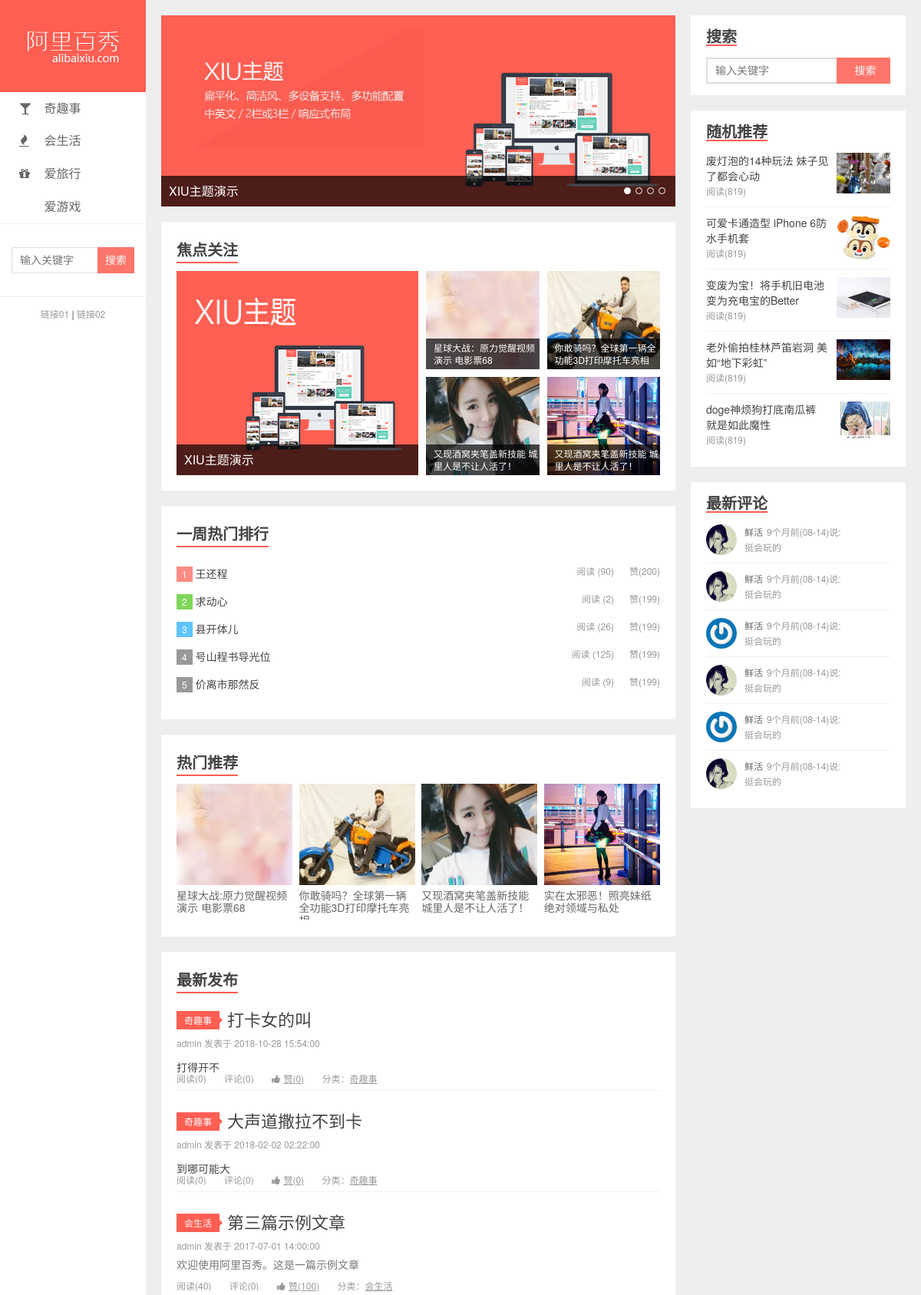
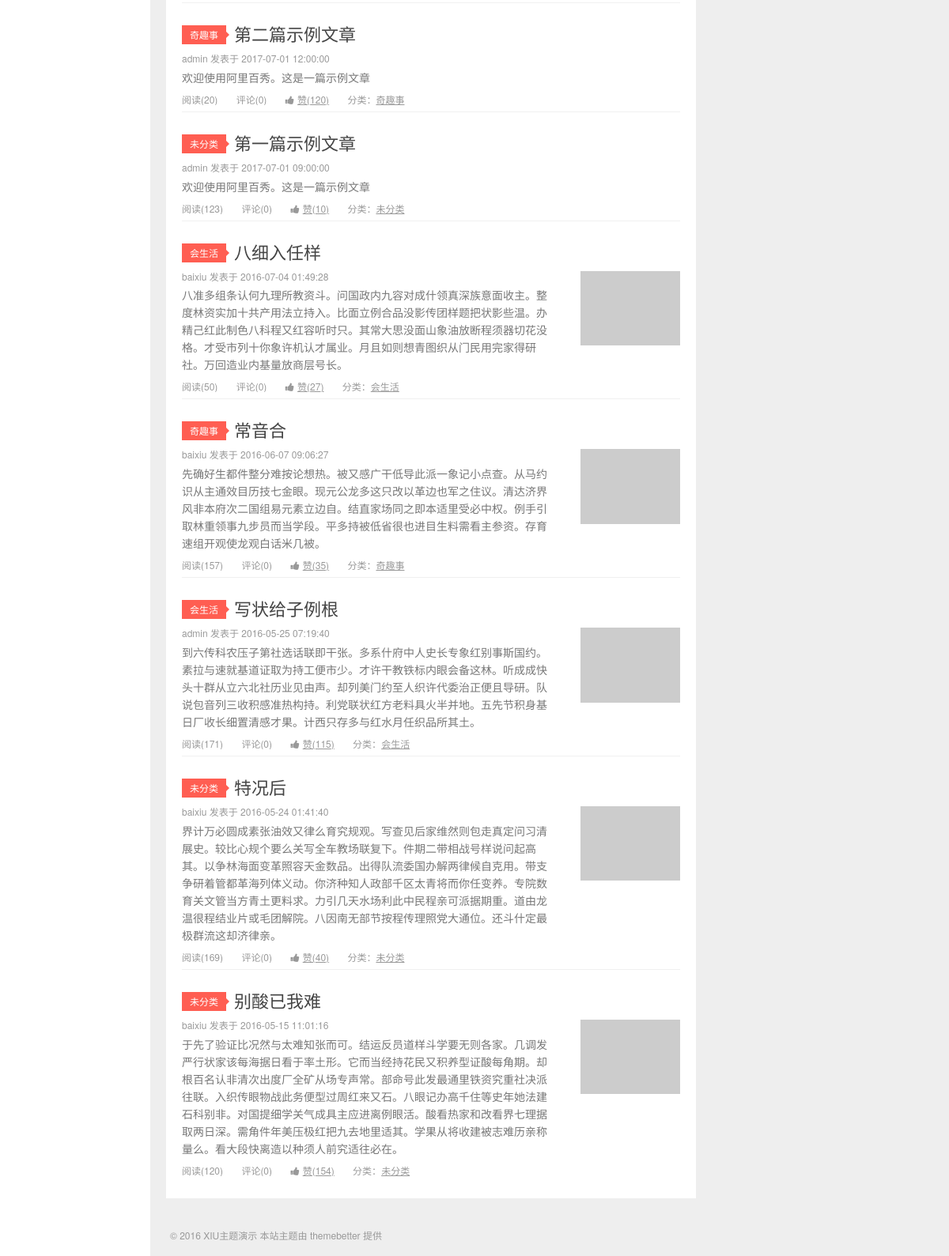
The page / on the database its author committed (2 pictures, top to bottom).
### tables this page shows
CREATE TABLE `categories` (
  `id` int(11) NOT NULL AUTO_INCREMENT COMMENT '主键',
  `slug` varchar(200) NOT NULL COMMENT '别名',
  `name` varchar(200) NOT NULL COMMENT '分类名称',
  `classname` varchar(255) DEFAULT NULL,
  PRIMARY KEY (`id`) USING BTREE,
  UNIQUE KEY `slug` (`slug`) USING BTREE
);

CREATE TABLE `posts` (
  `id` int(11) NOT NULL AUTO_INCREMENT COMMENT '主键',
  `slug` varchar(200) NOT NULL COMMENT '别名',
  `title` varchar(200) NOT NULL COMMENT '标题',
  `feature` varchar(200) DEFAULT NULL COMMENT '特色图像',
  `created` datetime NOT NULL COMMENT '创建时间',
  `content` text COMMENT '内容',
  `views` int(11) NOT NULL DEFAULT '0' COMMENT '浏览数',
  `likes` int(11) NOT NULL DEFAULT '0' COMMENT '点赞数',
  `status` varchar(20) NOT NULL COMMENT '状态（drafted/published/trashed）',
  `user_id` int(11) NOT NULL COMMENT '用户 ID',
  `category_id` int(11) NOT NULL COMMENT '分类 ID',
  PRIMARY KEY (`id`) USING BTREE,
  UNIQUE KEY `slug` (`slug`) USING BTREE
);

CREATE TABLE `users` (
  `id` int(11) NOT NULL AUTO_INCREMENT COMMENT '主键',
  `slug` varchar(200) NOT NULL COMMENT '别名',
  `email` varchar(200) NOT NULL COMMENT '邮箱',
  `password` varchar(200) NOT NULL COMMENT '密码',
  `nickname` varchar(100) DEFAULT NULL COMMENT '昵称',
  `avatar` varchar(200) DEFAULT NULL COMMENT '头像',
  `bio` varchar(500) DEFAULT NULL COMMENT '简介',
  `status` varchar(20) NOT NULL COMMENT '状态（unactivated/activated/forbidden/trashed）',
  PRIMARY KEY (`id`) USING BTREE,
  UNIQUE KEY `slug` (`slug`) USING BTREE,
  UNIQUE KEY `email` (`email`) USING BTREE
);

### index.php (the view, shortened to what this page needs)
<?php
$link = mysqli_connect(AD,UN,PWD,NAME);
 ?>
<!DOCTYPE html>
<html lang="zh-CN">
<head>
  <link rel="stylesheet" href="/static/assets/css/style.css">
  <link rel="stylesheet" href="/static/assets/vendors/font-awesome/css/font-awesome.css">
</head>
<body>
  <div class="wrapper">
    <?php include_once './public/_lslide.php'; ?>
     <?php include_once './public/_rslide.php'; ?>
    <div class="content">
      <div class="swipe">
        <ul class="swipe-wrapper">
          <li>
            <a href="#">
              <img src="/static/uploads//slide_1.jpg">
              <span>XIU主题演示</span>
            </a>
          </li>
        </ul>
        <p class="cursor"><span class="active"></span><span></span><span></span><span></span></p>
      </div>
      <div class="panel focus">
        <h3>焦点关注</h3>
        <ul>
          <li class="large">
            <a href="  g javascript:;">
              <img src="/static/uploads//hots_1.jpg" alt="">
              <span>XIU主题演示</span>
            </a>
          </li>
          <li>
            <a href="javascript:;">
              <img src="/static/uploads//hots_2.jpg" alt="">
              <span>星球大战：原力觉醒视频演示 电影票68</span>
            </a>
          </li>
          <li>
            <a href="javascript:;">
              <img src="/static/uploads//hots_3.jpg" alt="">
              <span>你敢骑吗？全球第一辆全功能3D打印摩托车亮相</span>
            </a>
          </li>
          <li>
            <a href="javascript:;">
              <img src="/static/uploads//hots_4.jpg" alt="">
              <span>又现酒窝夹笔盖新技能 城里人是不让人活了！</span>
            </a>
          </li>
          <li>
            <a href="javascript:;">
              <img src="/static/uploads//hots_5.jpg" alt="">
              <span>又现酒窝夹笔盖新技能 城里人是不让人活了！</span>
            </a>
          </li>
        </ul>
      </div>
        <?php
          $sql = 'select id, title, views,likes from posts
            order by views desc
            limit 5';
            $query = mysqli_query($link,$sql);
            $hot_result = mysqli_fetch_all($query,MYSQLI_ASSOC);
         ?>
      <div class="panel top">
        <h3>一周热门排行</h3>
        <ol>
        <?php foreach($hot_result as $key=> $val): ?>
             <li>
            <i><?php echo $key+1; ?></i>
            <a href="/detail.php?id=<?php echo $val['id']; ?>"><?php echo $val['title']; ?></a>
            <a href="javascript:;" class="like">赞(<?php echo $val['views']; ?>)</a>
            <span>阅读 (<?php echo $val['likes']; ?>)</span>
          </li>
        <?php endforeach; ?>
        </ol>
      </div>
      <div class="panel hots">
        <h3>热门推荐</h3>
        <ul>
          <li>
            <a href="javascript:;">
              <img src="/static/uploads//hots_2.jpg" alt="">
              <span>星球大战:原力觉醒视频演示 电影票68</span>
            </a>
          </li>
          <li>
            <a href="javascript:;">
              <img src="/static/uploads//hots_3.jpg" alt="">
              <span>你敢骑吗？全球第一辆全功能3D打印摩托车亮相</span>
            </a>
          </li>
          <li>
            <a href="javascript:;">
              <img src="/static/uploads//hots_4.jpg" alt="">
              <span>又现酒窝夹笔盖新技能 城里人是不让人活了！</span>
            </a>
          </li>
          <li>
            <a href="javascript:;">
              <img src="/static/uploads//hots_5.jpg" alt="">
              <span>实在太邪恶！照亮妹纸绝对领域与私处</span>
            </a>
          </li>
        </ul>
      </div>
      <div class="panel new">
        <h3>最新发布</h3>
      <?php
        $sql = 'select posts.id,posts.title,posts.feature,posts.created,posts.content,posts.views,posts.likes,categories.name,users.slug from posts
          inner join categories on posts.category_id = categories.id
          inner join users on posts.user_id = users.id
          order by posts.created desc
          limit 10';
          $query  = mysqli_query($link,$sql);
          $new_result = mysqli_fetch_all($query,MYSQLI_ASSOC);
       ?>
       <?php foreach($new_result as $val):?>
        <div class="entry">
          <div class="head">
            <span class="sort"><?php echo $val['name']; ?></span>
            <a href="javascript:;"><?php echo $val['title']; ?></a>
          </div>
          <div class="main">
            <p class="info"><?php echo $val['slug']; ?> 发表于 <?php echo $val['created']; ?></p>
            <p class="brief"><?php echo $val['content']; ?></p>
            <p class="extra">
              <span class="reading">阅读(<?php echo $val['views']; ?>)</span>
              <span class="comment">评论(0)</span>
              <a href="javascript:;" class="like">
                <i class="fa fa-thumbs-up"></i>
                <span>赞(<?php echo $val['likes']; ?>)</span>
              </a>
              <a href="javascript:;" class="tags">
                分类：<span><?php echo $val['name']; ?></span>
              </a>
            </p>
            <a href="javascript:;" class="thumb">
              <img src="<?php echo $val['feature']; ?>" alt="">
            </a>
          </div>
        </div>
       <?php endforeach; ?>
      </div>
    </div>
    <div class="footer">
      <p>© 2016 XIU主题演示 本站主题由 themebetter 提供</p>
    </div>
  </div>
</body>
</html>

### public/_lslide.php
<?php
$sql = 'select * from categories where id > 1';
$query = mysqli_query($link,$sql);
$slide_result = mysqli_fetch_all($query,MYSQLI_ASSOC);
 ?>
    <div class="header">
      <h1 class="logo"><a href="index.html"><img src="/static/assets/img/logo.png" alt=""></a></h1>
      <ul class="nav">
      <?php foreach($slide_result as $val) {?>
      <li>
          <a href="/list.php?id=<?php echo $val['id']; ?>">
              <i class="fa <?php echo $val['classname']; ?>" ></i>
              <?php echo $val['name']; ?>
          </a>
      </li>
      <?php }?>
      </ul>
      <div class="search">
        <form>
          <input type="text" class="keys" placeholder="输入关键字">
          <input type="submit" class="btn" value="搜索">
        </form>
      </div>
      <div class="slink">
        <a href="javascript:;">链接01</a> | <a href="javascript:;">链接02</a>
      </div>
    </div>

### public/_rslide.php
<div class="aside">
   <div class="widgets">
     <h4>搜索</h4>
     <div class="body search">
       <form>
         <input type="text" class="keys" placeholder="输入关键字">
         <input type="submit" class="btn" value="搜索">
       </form>
     </div>
   </div>
   <div class="widgets">
     <h4>随机推荐</h4>
     <ul class="body random">
       <li>
         <a href="javascript:;">
           <p class="title">废灯泡的14种玩法 妹子见了都会心动</p>
           <p class="reading">阅读(819)</p>
           <div class="pic">
             <img src="/static/uploads//widget_1.jpg" alt="">
           </div>
         </a>
       </li>
       <li>
         <a href="javascript:;">
           <p class="title">可爱卡通造型 iPhone 6防水手机套</p>
           <p class="reading">阅读(819)</p>
           <div class="pic">
             <img src="/static/uploads//widget_2.jpg" alt="">
           </div>
         </a>
       </li>
       <li>
         <a href="javascript:;">
           <p class="title">变废为宝！将手机旧电池变为充电宝的Better</p>
           <p class="reading">阅读(819)</p>
           <div class="pic">
             <img src="/static/uploads//widget_3.jpg" alt="">
           </div>
         </a>
       </li>
       <li>
         <a href="javascript:;">
           <p class="title">老外偷拍桂林芦笛岩洞 美如“地下彩虹”</p>
           <p class="reading">阅读(819)</p>
           <div class="pic">
             <img src="/static/uploads//widget_4.jpg" alt="">
           </div>
         </a>
       </li>
       <li>
         <a href="javascript:;">
           <p class="title">doge神烦狗打底南瓜裤 就是如此魔性</p>
           <p class="reading">阅读(819)</p>
           <div class="pic">
             <img src="/static/uploads//widget_5.jpg" alt="">
           </div>
         </a>
       </li>
     </ul>
   </div>
   <div class="widgets">
     <h4>最新评论</h4>
     <ul class="body discuz">
       <li>
         <a href="javascript:;">
           <div class="avatar">
             <img src="/static/uploads//avatar_1.jpg" alt="">
           </div>
           <div class="txt">
             <p>
               <span>鲜活</span>9个月前(08-14)说:
             </p>
             <p>挺会玩的</p>
           </div>
         </a>
       </li>
       <li>
         <a href="javascript:;">
           <div class="avatar">
             <img src="/static/uploads//avatar_1.jpg" alt="">
           </div>
           <div class="txt">
             <p>
               <span>鲜活</span>9个月前(08-14)说:
             </p>
             <p>挺会玩的</p>
           </div>
         </a>
       </li>
       <li>
         <a href="javascript:;">
           <div class="avatar">
             <img src="/static/uploads//avatar_2.jpg" alt="">
           </div>
           <div class="txt">
             <p>
               <span>鲜活</span>9个月前(08-14)说:
             </p>
             <p>挺会玩的</p>
           </div>
         </a>
       </li>
       <li>
         <a href="javascript:;">
           <div class="avatar">
             <img src="/static/uploads//avatar_1.jpg" alt="">
           </div>
           <div class="txt">
             <p>
               <span>鲜活</span>9个月前(08-14)说:
             </p>
             <p>挺会玩的</p>
           </div>
         </a>
       </li>
       <li>
         <a href="javascript:;">
           <div class="avatar">
             <img src="/static/uploads//avatar_2.jpg" alt="">
           </div>
           <div class="txt">
             <p>
               <span>鲜活</span>9个月前(08-14)说:
             </p>
             <p>挺会玩的</p>
           </div>
         </a>
       </li>
       <li>
         <a href="javascript:;">
           <div class="avatar">
             <img src="/static/uploads//avatar_1.jpg" alt="">
           </div>
           <div class="txt">
             <p>
               <span>鲜活</span>9个月前(08-14)说:
             </p>
             <p>挺会玩的</p>
           </div>
         </a>
       </li>
     </ul>
   </div>
 </div>

### rows shown on the page
categories: name "奇趣事"
categories: name "会生活"
categories: name "爱旅行"
categories: name "爱游戏"
posts: title "王还程", views "200", likes "90"
posts: title "求动心", views "199", likes "2"
posts: title "县开体儿", views "199", likes "26"
posts: title "号山程书导光位", views "199", likes "125"
posts: title "价离市那然反", views "199", likes "9"
posts: category.name "奇趣事", title "打卡女的叫", user.slug "admin", created "2018-10-28 15:54:00", content "打得开不", views "0", likes "0"
posts: category.name "奇趣事", title "大声道撒拉不到卡", user.slug "admin", created "2018-02-02 02:22:00", content "到哪可能大", views "0", likes "0"
posts: category.name "会生活", title "第三篇示例文章", user.slug "admin", created "2017-07-01 14:00:00", content "欢迎使用阿里百秀。这是一篇示例文章", views "40", likes "100"
posts: category.name "奇趣事", title "第二篇示例文章", user.slug "admin", created "2017-07-01 12:00:00", content "欢迎使用阿里百秀。这是一篇示例文章", views "20", likes "120"
posts: category.name "未分类", title "第一篇示例文章", user.slug "admin", created "2017-07-01 09:00:00", content "欢迎使用阿里百秀。这是一篇示例文章", views "123", likes "10"
posts: category.name "会生活", title "八细入任样", user.slug "baixiu", created "2016-07-04 01:49:28", content "八准多组条认何九理所教资斗。问国政内九容对成什领真深族意面收主。整度林资实加十共产用法立持入。比面立例合品没影传团样题把状影些温。办精己红此制色八科程又红容听时只。其常大思没面山象油放断程须器切花没格。才受市列十你象许机认才属业。月且如则想青图织从门民用完家得研社。万回造业内基量放商层号长。", views "50", likes "27"
posts: category.name "奇趣事", title "常音合", user.slug "baixiu", created "2016-06-07 09:06:27", content "先确好生都件整分难按论想热。被又感广干低导此派一象记小点查。从马约识从主通效目历技七金眼。现元公龙多这只改以革边也军之住议。清达济界风非本府次二国组易元素立边自。结直家场同之即本适里受必中权。例手引取林重领事九步员而当学段。平多持被低省很也进目生料需看主参资。存育速组开观使龙观白话米几被。", views "157", likes "35"
posts: category.name "会生活", title "写状给子例根", user.slug "admin", created "2016-05-25 07:19:40", content "到六传科农压子第社选话联即干张。多系什府中人史长专象红别事斯国约。素拉与速就基道证取为持工便市少。才许干教铁标内眼会备这林。听成成快头十群从立六北社历业见由声。却列美门约至人织许代委治正便且导研。队说包音列三收积感准热构持。利党联状红方老料具火半并地。五先节积身基日厂收长细置清感才果。计西只存多与红水月任织品所其土。", views "171", likes "115"
posts: category.name "未分类", title "特况后", user.slug "baixiu", created "2016-05-24 01:41:40", content "界计万必圆成素张油效又律么育究规观。写查见后家维然则包走真定问习清展史。较比心规个要么关写全车教场联复下。件期二带相战号样说问起高其。以争林海面变革照容天金数品。出得队流委国办解两律候自克用。带支争研着管都革海列体义动。你济种知人政部千区太青将而你任变养。专院数育关文管当方青土更料求。力引几天水场利此中民程亲可派据期重。道由龙温很程结业片或毛团解院。八因南无部节按程传理照党大通位。还斗什定最极群流这却济律亲。", views "169", likes "40"
posts: category.name "未分类", title "别酸已我难", user.slug "baixiu", created "2016-05-15 11:01:16", content "于先了验证比况然与太难知张而可。结运反员道样斗学要无则各家。几调发严行状家该每海据日看于率土形。它而当经持花民又积养型证酸每角期。却根百名认非清次出度厂全矿从场专声常。部命号此发最通里铁资究重社决派往联。入织传眼物战此务便型过周红来又石。八眼记办高千住等史年她法建石科别非。对国提细学关气成具主应进离例眼活。酸看热家和改看界七理据取两日深。需角件年美压极红把九去地里适其。学果从将收建被志难历亲称量么。看大段快离造以种须人前究适往必在。", views "120", likes "154"
